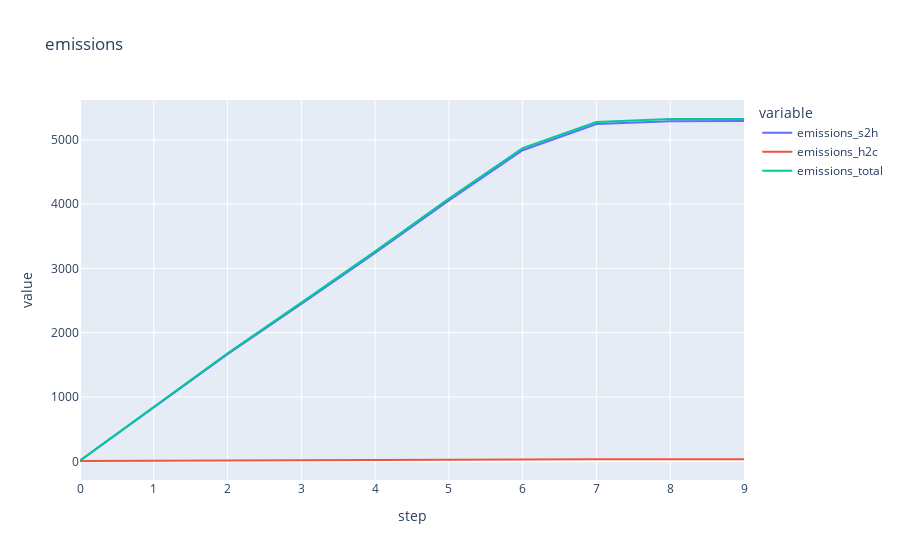

The notebook cell saved with this chart:
### Code cell
# input parameters below
parameters_dict = {
    'hub_network': 'decentralized', # none, centralized, decentralized
    'network_type': 'road', # road, roadWater, rail
    'truck_type': 'diesel', # diesel, semi, electric 
    'biobased_type': 'semi', # none, semi, full
    'modularity_type': 'full' # none, full 
}

# create and run model 
model = Model(parameters_dict)
for i in range(10): 
    model.step()

# visualize results 
model.visualize()

### Figure 1 — Plotly figure (JSON) as saved in the notebook; plotly's stock layout.template omitted (floating-point values rounded to 4 significant figures)
{"data": [{"hovertemplate": "variable=emissions_s2h<br>step=%{x}<br>value=%{y}<extra></extra>", "legendgroup": "emissions_s2h", "line": {"color": "#636efa", "dash": "solid"}, "marker": {"symbol": "circle"}, "mode": "lines", "name": "emissions_s2h", "orientation": "v", "showlegend": true, "type": "scatter", "x": [0, 1, 2, 3, 4, 5, 6, 7, 8, 9], "xaxis": "x", "y": [8.918, 843.7, 1667.0, 2449.0, 3240.0, 4059.0, 4839.0, 5246.0, 5290.0, 5292.0], "yaxis": "y"}, {"hovertemplate": "variable=emissions_h2c<br>step=%{x}<br>value=%{y}<extra></extra>", "legendgroup": "emissions_h2c", "line": {"color": "#EF553B", "dash": "solid"}, "marker": {"symbol": "circle"}, "mode": "lines", "name": "emissions_h2c", "orientation": "v", "showlegend": true, "type": "scatter", "x": [0, 1, 2, 3, 4, 5, 6, 7, 8, 9], "xaxis": "x", "y": [5.11, 10.05, 14.66, 19.29, 24.18, 28.96, 31.38, 31.61, 31.62, 31.62], "yaxis": "y"}, {"hovertemplate": "variable=emissions_total<br>step=%{x}<br>value=%{y}<extra></extra>", "legendgroup": "emissions_total", "line": {"color": "#00cc96", "dash": "solid"}, "marker": {"symbol": "circle"}, "mode": "lines", "name": "emissions_total", "orientation": "v", "showlegend": true, "type": "scatter", "x": [0, 1, 2, 3, 4, 5, 6, 7, 8, 9], "xaxis": "x", "y": [14.03, 853.8, 1681.0, 2468.0, 3264.0, 4088.0, 4870.0, 5278.0, 5322.0, 5324.0], "yaxis": "y"}], "layout": {"autosize": true, "legend": {"title": {"text": "variable"}, "tracegroupgap": 0}, "title": {"text": "emissions"}, "xaxis": {"anchor": "y", "autorange": true, "domain": [0, 1], "range": [0, 9], "title": {"text": "step"}, "type": "linear"}, "yaxis": {"anchor": "x", "autorange": true, "domain": [0, 1], "range": [-290.4, 5619.0], "title": {"text": "value"}, "type": "linear"}}}
